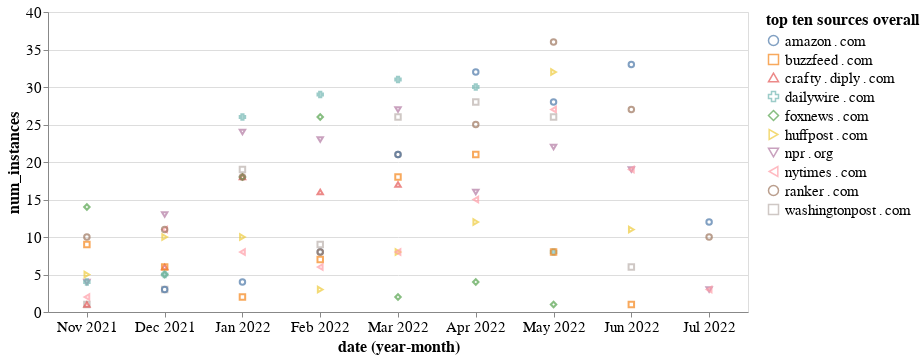

Write notebook code for a chart like this one.
### Code cell
alt.Chart(
    big_frame[big_frame.source.isin(topten_cb_sources)]
).mark_point().encode(
    y = alt.Y('num_instances:Q', sort='-x'),
    x = alt.X('yearmonth(date):N',),
    shape = alt.Shape("source:N", title='top ten sources overall'),
    color = alt.Color("source:N")
).properties(width=700).configure_axis(
    titleFontSize=16,
    labelFontSize=15,
    labelAngle=0
).configure_legend(
    titleFontSize=16,
    labelFontSize=15
)

### Figure 1 — Vega-Lite specification as saved in the notebook (floating-point values rounded to 4 significant figures)
{"config": {"view": {"continuousWidth": 400, "continuousHeight": 300}, "axis": {"labelAngle": 0, "labelFontSize": 15, "titleFontSize": 16}, "legend": {"labelFontSize": 15, "titleFontSize": 16}}, "data": {"name": "data-4c6e12ad592f7819395cff07b7f5113f"}, "mark": "point", "encoding": {"color": {"type": "nominal", "field": "source"}, "shape": {"type": "nominal", "field": "source", "title": "top ten sources overall"}, "x": {"type": "nominal", "field": "date", "timeUnit": "yearmonth"}, "y": {"type": "quantitative", "field": "num_instances", "sort": "-x"}}, "width": 700, "$schema": "https://vega.github.io/schema/vega-lite/v4.8.1.json", "datasets": {"data-4c6e12ad592f7819395cff07b7f5113f": [{"source": "amazon․com", "num_instances": 12, "date": "2022-07-01T00:00:00"}, {"source": "ranker․com", "num_instances": 10, "date": "2022-07-01T00:00:00"}, {"source": "npr․org", "num_instances": 3, "date": "2022-07-01T00:00:00"}, {"source": "nytimes․com", "num_instances": 3, "date": "2022-07-01T00:00:00"}, {"source": "amazon․com", "num_instances": 33, "date": "2022-06-01T00:00:00"}, {"source": "npr․org", "num_instances": 19, "date": "2022-06-01T00:00:00"}, {"source": "ranker․com", "num_instances": 27, "date": "2022-06-01T00:00:00"}, {"source": "nytimes․com", "num_instances": 19, "date": "2022-06-01T00:00:00"}, {"source": "huffpost․com", "num_instances": 11, "date": "2022-06-01T00:00:00"}, {"source": "washingtonpost․com", "num_instances": 6, "date": "2022-06-01T00:00:00"}, {"source": "buzzfeed․com", "num_instances": 1, "date": "2022-06-01T00:00:00"}, {"source": "huffpost․com", "num_instances": 32, "date": "2022-05-01T00:00:00"}, {"source": "nytimes․com", "num_instances": 27, "date": "2022-05-01T00:00:00"}, {"source": "npr․org", "num_instances": 22, "date": "2022-05-01T00:00:00"}, {"source": "amazon․com", "num_instances": 28, "date": "2022-05-01T00:00:00"}, {"source": "ranker․com", "num_instances": 36, "date": "2022-05-01T00:00:00"}, {"source": "washingtonpost․com", "num_instances": 26, "date": "2022-05-01T00:00:00"}, {"source": "dailywire․com", "num_instances": 8, "date": "2022-05-01T00:00:00"}, {"source": "buzzfeed․com", "num_instances": 8, "date": "2022-05-01T00:00:00"}, {"source": "foxnews․com", "num_instances": 1, "date": "2022-05-01T00:00:00"}, {"source": "dailywire․com", "num_instances": 30, "date": "2022-04-01T00:00:00"}, {"source": "nytimes․com", "num_instances": 15, "date": "2022-04-01T00:00:00"}, {"source": "amazon․com", "num_instances": 32, "date": "2022-04-01T00:00:00"}, {"source": "washingtonpost․com", "num_instances": 28, "date": "2022-04-01T00:00:00"}, {"source": "ranker․com", "num_instances": 25, "date": "2022-04-01T00:00:00"}, {"source": "buzzfeed․com", "num_instances": 21, "date": "2022-04-01T00:00:00"}, {"source": "npr․org", "num_instances": 16, "date": "2022-04-01T00:00:00"}, {"source": "huffpost․com", "num_instances": 12, "date": "2022-04-01T00:00:00"}, {"source": "foxnews․com", "num_instances": 4, "date": "2022-04-01T00:00:00"}, {"source": "buzzfeed․com", "num_instances": 18, "date": "2022-03-01T00:00:00"}, {"source": "ranker․com", "num_instances": 21, "date": "2022-03-01T00:00:00"}, {"source": "washingtonpost․com", "num_instances": 26, "date": "2022-03-01T00:00:00"}, {"source": "dailywire․com", "num_instances": 31, "date": "2022-03-01T00:00:00"}, {"source": "amazon․com", "num_instances": 21, "date": "2022-03-01T00:00:00"}, {"source": "npr․org", "num_instances": 27, "date": "2022-03-01T00:00:00"}, {"source": "huffpost․com", "num_instances": 8, "date": "2022-03-01T00:00:00"}, {"source": "crafty․diply․com", "num_instances": 17, "date": "2022-03-01T00:00:00"}, {"source": "nytimes․com", "num_instances": 8, "date": "2022-03-01T00:00:00"}, {"source": "foxnews․com", "num_instances": 2, "date": "2022-03-01T00:00:00"}, {"source": "crafty․diply․com", "num_instances": 16, "date": "2022-02-01T00:00:00"}, {"source": "washingtonpost․com", "num_instances": 9, "date": "2022-02-01T00:00:00"}, {"source": "dailywire․com", "num_instances": 29, "date": "2022-02-01T00:00:00"}, {"source": "amazon․com", "num_instances": 8, "date": "2022-02-01T00:00:00"}, {"source": "foxnews․com", "num_instances": 26, "date": "2022-02-01T00:00:00"}, {"source": "ranker․com", "num_instances": 8, "date": "2022-02-01T00:00:00"}, {"source": "buzzfeed․com", "num_instances": 7, "date": "2022-02-01T00:00:00"}, {"source": "npr․org", "num_instances": 23, "date": "2022-02-01T00:00:00"}, {"source": "nytimes․com", "num_instances": 6, "date": "2022-02-01T00:00:00"}, {"source": "huffpost․com", "num_instances": 3, "date": "2022-02-01T00:00:00"}, {"source": "dailywire․com", "num_instances": 26, "date": "2022-01-01T00:00:00"}, {"source": "npr․org", "num_instances": 24, "date": "2022-01-01T00:00:00"}, {"source": "crafty․diply․com", "num_instances": 18, "date": "2022-01-01T00:00:00"}, {"source": "washingtonpost․com", "num_instances": 19, "date": "2022-01-01T00:00:00"}, {"source": "huffpost․com", "num_instances": 10, "date": "2022-01-01T00:00:00"}, {"source": "foxnews․com", "num_instances": 18, "date": "2022-01-01T00:00:00"}, {"source": "ranker․com", "num_instances": 18, "date": "2022-01-01T00:00:00"}, {"source": "amazon․com", "num_instances": 4, "date": "2022-01-01T00:00:00"}, {"source": "buzzfeed․com", "num_instances": 2, "date": "2022-01-01T00:00:00"}, {"source": "nytimes․com", "num_instances": 8, "date": "2022-01-01T00:00:00"}, {"source": "crafty․diply․com", "num_instances": 6, "date": "2021-12-01T00:00:00"}, {"source": "nytimes․com", "num_instances": 11, "date": "2021-12-01T00:00:00"}, {"source": "huffpost․com", "num_instances": 10, "date": "2021-12-01T00:00:00"}, {"source": "npr․org", "num_instances": 13, "date": "2021-12-01T00:00:00"}, {"source": "ranker․com", "num_instances": 11, "date": "2021-12-01T00:00:00"}, {"source": "washingtonpost․com", "num_instances": 3, "date": "2021-12-01T00:00:00"}, {"source": "amazon․com", "num_instances": 3, "date": "2021-12-01T00:00:00"}, {"source": "buzzfeed․com", "num_instances": 6, "date": "2021-12-01T00:00:00"}, {"source": "foxnews․com", "num_instances": 5, "date": "2021-12-01T00:00:00"}, {"source": "dailywire․com", "num_instances": 5, "date": "2021-12-01T00:00:00"}, {"source": "foxnews․com", "num_instances": 14, "date": "2021-11-01T00:00:00"}, {"source": "ranker․com", "num_instances": 10, "date": "2021-11-01T00:00:00"}, {"source": "npr․org", "num_instances": 4, "date": "2021-11-01T00:00:00"}, {"source": "dailywire․com", "num_instances": 4, "date": "2021-11-01T00:00:00"}, {"source": "buzzfeed․com", "num_instances": 9, "date": "2021-11-01T00:00:00"}, {"source": "huffpost․com", "num_instances": 5, "date": "2021-11-01T00:00:00"}, {"source": "washingtonpost․com", "num_instances": 1, "date": "2021-11-01T00:00:00"}, {"source": "nytimes․com", "num_instances": 2, "date": "2021-11-01T00:00:00"}, {"source": "crafty․diply․com", "num_instances": 1, "date": "2021-11-01T00:00:00"}]}}
